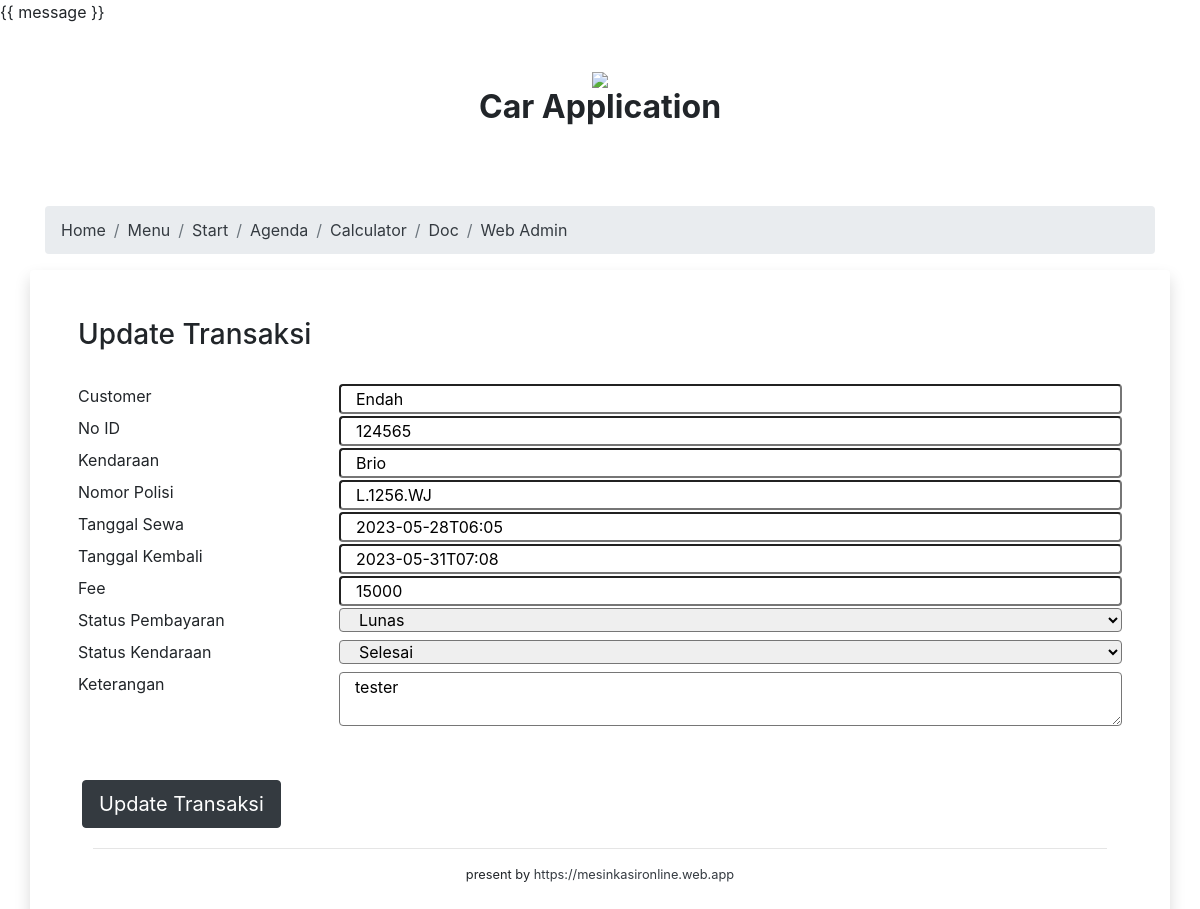
/car/ubah.php?id=29, run on the app's committed database.
### tables this page shows
CREATE TABLE `barang` (
  `id` int(11) NOT NULL,
  `nama` varchar(255) NOT NULL,
  `track` varchar(255) NOT NULL,
  `unit` varchar(255) NOT NULL,
  `nopol` varchar(255) NOT NULL,
  `barcode` varchar(255) NOT NULL,
  `jual` varchar(255) NOT NULL,
  `beli` double NOT NULL,
  `pay` varchar(255) NOT NULL,
  `stok` varchar(255) NOT NULL,
  `notes` text NOT NULL
);

### car/ubah.php (the view, shortened to what this page needs)
<?php
require 'functions.php';
$id = $_GET["id"];
$brg = query("SELECT * FROM barang WHERE ID = $id")[0];
?>
<!DOCTYPE html>
<html>
    <link rel="stylesheet" href="https://stackpath.bootstrapcdn.com/bootstrap/4.5.0/css/bootstrap.min.css">
  </head>
  <body>
<div class="container">
  <?php require 'head.php';?>
<?php require 'nav.php';?>
  <div class="row rounded shadow">
    <div class="col-12 col-md-12 p-3 p-md-5">
  <h3>Update Transaksi</h3>
  <form action="" method="post">
  <input type="hidden" name="id" class="col-9 rounded float-right" value="<?= $brg["id"];?>"><br/>
  <label for="id">Customer </label>
  <input type="text" name="nama" class="col-9 rounded float-right" id="nama" required value="<?= $brg["nama"];?>"><br/>
    <label for="id">No ID </label>
	<input type="text" name="track" class="col-9 rounded float-right" id="track" required value="<?= $brg["track"];?>"><br/>
    <label for="id">Kendaraan </label>
	<input type="text" name="unit" class="col-9 rounded float-right" id="unit" required value="<?= $brg["unit"];?>"><br/>
    <label for="id">Nomor Polisi </label>
	<input type="text" name="nopol" class="col-9 rounded float-right" id="nopol" required value="<?= $brg["nopol"];?>"><br/>
    <label for="id">Tanggal Sewa </label>
	<input type="text" name="barcode" class="col-9 rounded float-right" id="barcode" required value="<?= $brg["barcode"];?>"><br/>
    <label for="id">Tanggal Kembali </label>
    <input type="text" name="jual" class="col-9 rounded float-right" id="jual" value="<?= $brg["jual"];?>"><br/>
    <label for="id">Fee  </label>
  <input type="text" name="beli" class="col-9 rounded float-right" id="beli" value="<?= $brg["beli"];?>"><br/>
    <label for="id">Status Pembayaran  </label>
	<select class="form-select col-9 rounded float-right" name="pay" id="pay" aria-label="Default select example" required>
  <option selected value="<?= $brg["pay"];?>" name="pay"><?= $brg["pay"];?></option>
</select><br/>
    <label for="id">Status Kendaraan</label>
		<select class="form-select col-9 rounded float-right" name="stok" id="stok" aria-label="Default select example" required>
  <option selected value="<?= $brg["stok"];?>" name="stok"><?= $brg["stok"];?></option>
</select><br/>
    <label for="id">Keterangan</label>
	<textarea type="text" name="notes" class="col-9 rounded float-right" id="notes"><?= $brg["notes"];?></textarea><br/>
	<br/>
	<div class="col-md-12 p-1">
<button type="submit" class="btn btn-dark btn-lg rounded mt-5" name="submit">
Update Transaksi
</button>
</div>
  </form>
    <div class="col-12 col-md-12 text-center">
<hr>
<p class="text-center"><small>present by <a href="https://mesinkasironline.web.app" class="text-dark"> https://mesinkasironline.web.app</a></small></p>
</div>
</div>
</div>
</div>
</body>
</html>

### data on the page
barang: nama "Endah", track "124565", unit "Brio", nopol "L.1256.WJ", barcode "2023-05-28T06:05", jual "2023-05-31T07:08", beli "15000", pay "Lunas", stok "Selesai", notes "tester"
